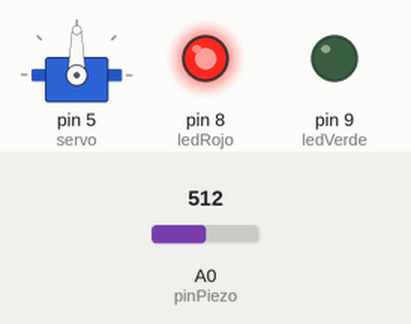
A sketch run on a simulated Arduino Uno, built with avr-gcc and run on an emulated ATmega328P. Shown: servo, output pins drawn as LEDs (lit = HIGH). Inputs (shaded band) come from the test bench; at power-on: A0 (pinPiezo) = 512. What the sketch prints to the serial monitor is not drawn.

Above: at 0.05 s.
At 8.15 s:
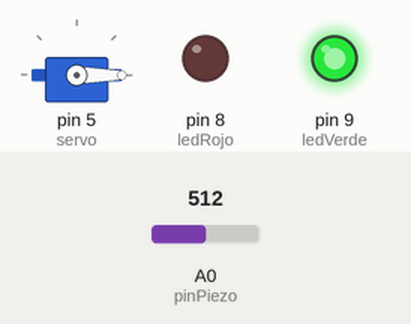
At 16.15 s:
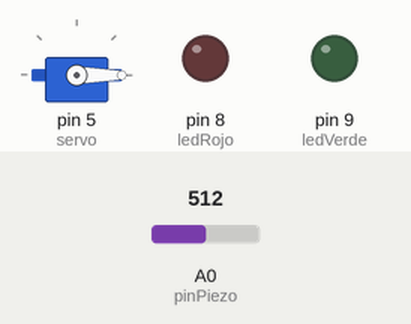
Timing chart, 0 to 21.1 s (numbered marks = the images above):
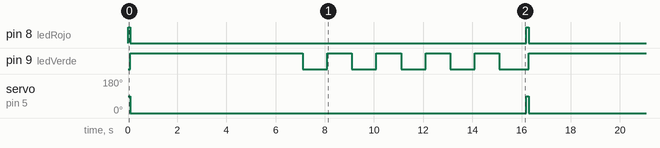

Measured:
- by itself, pin 8 (ledRojo): alternates HIGH for 0.10 s and LOW for 16.1 s
- by itself, pin 9 (ledVerde): repeats every 16.2 s: 4 × (LOW 1.0 s, HIGH 1.0 s), LOW 1.2 s, HIGH 7.0 s
- by itself, servo on pin 5 (servo): alternates 90° for 0.10 s and 0° for 16.1 s

The sketch:

Button_INTEC.ino
```cpp
#include <Servo.h>
Servo servo;
const int pinPiezo = A0;
const int ledRojo = 8;
const int ledVerde = 9;
const int umbral   = 100;
int lecturaSensor = 0;
int estado_Puerta = 0;

void setup() {
  pinMode(pinPiezo, INPUT);
  servo.attach(5);
  pinMode(ledRojo, OUTPUT);
  pinMode(ledVerde, OUTPUT);
  Serial.begin(9600);
}

void loop() {
  if (estado_Puerta == 1){
    abrirPuerta();
    }
  else{
    funLecturaSensor();
    cerrarPuerta();
    }
  delay(100);
}

void funLecturaSensor(){
    lecturaSensor = analogRead(pinPiezo);
    lecturaSensor = (lecturaSensor - 1023) * (-1);
    //lecturaSensor = (((lecturaSensor * (1/1023)) -1) * 1023) * (-1);
//    Serial.print("Valor: ");
//    Serial.println(lecturaSensor);
    if (lecturaSensor >= umbral) {
          estado_Puerta = 1;
          Serial.print("Golpe!! valor: ");
          Serial.println(lecturaSensor);
      }
  }

void abrirPuerta(){
    digitalWrite(ledRojo, LOW);
    servo.write(0);
    digitalWrite(ledVerde, HIGH);
    delay(6000);
    for(int i = 0; i<=4; i++){
        digitalWrite(ledVerde, HIGH);
        delay(1000);
        digitalWrite(ledVerde, LOW);
        delay(1000);
      }
    estado_Puerta = 0;
    lecturaSensor = 0;
  }

void cerrarPuerta(){
    servo.write(90);
    digitalWrite(ledVerde, LOW);
    digitalWrite(ledRojo, HIGH);
  }
```
